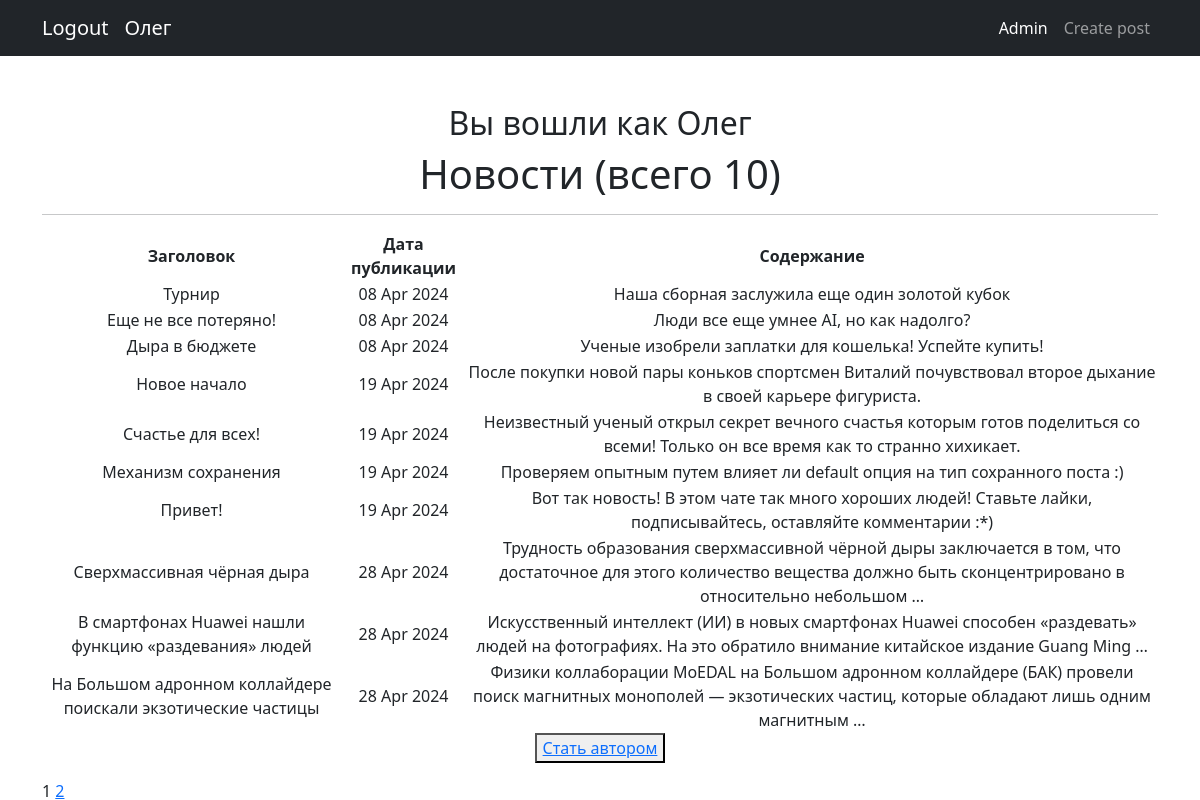
Page /news/ (signed in) on the committed database.
### news/models.py (models this page shows, shortened)
class Post(models.Model):
    article = 'AR'
    news = 'NE'
    POSITIONS = [
        (article, 'Статья'),
        (news, 'Новости'),
    ]
    author = models.ForeignKey(Author, on_delete=models.CASCADE)
    news_type = models.CharField(max_length=2, choices=POSITIONS, default=article)
    post_time = models.DateTimeField(auto_now_add=True)
    title = models.CharField(max_length=255)
    text = models.TextField()
    rating = models.IntegerField(default=0)
    category = models.ManyToManyField(Category, through='PostCategory')

### news/views.py (the view)
# urls.py: path('', cache_page(60)(NewsList.as_view()), name='news_list'),
class NewsList(ListView):
    model = Post
    ordering = 'post_time'
    template_name = 'allnews.html'
    context_object_name = 'allnews'
    paginate_by = 10
    def get_context_data(self, **kwargs):
        context = super().get_context_data(**kwargs)
        context['is_not_author'] = not self.request.user.groups.filter(name='authors').exists()
        return context

### news/templatetags/custom_tags.py (called while the page is built)
@register.simple_tag(takes_context=True)
def url_replace(context, **kwargs):
    d = context['request'].GET.copy()
    for k, v in kwargs.items():
        d[k] = v
    return d.urlencode()

### templates/allnews.html (shortened to what this page needs)
{% extends 'flatpages/default.html' %}
{% load custom_filters %}
{% load custom_tags %}
{% block content %}
<h2>Вы вошли как {{ request.user.username }}</h2>
    <h1>Новости (всего {{ allnews|length }})</h1>
    <hr>
{% if allnews %}
    <table>
        <tr>
            <td><b>Заголовок</b></td>
            <td><b>Дата публикации</b></td>
            <td><b>Содержание</b></td>
        </tr>
        {% for news in allnews %}
        <tr>
            <td>{{ news.title|censor }}</td>
            <td>{{ news.post_time|date:"d M Y" }}</td>
            <td>{{ news.text|truncatewords:20|censor }}</td>
        </tr>
        {% endfor %}
    </table>
{% else %}
    <h2>Новостей нет!</h2>
{% endif %}
{% if is_not_author %}
    <button><a href="/news/upgrade/">Стать автором</a></button>
{% endif %}
<div class="pagination">
    <span class="step-links">
        <span class="current">
        </span>
        {% if page_obj.has_next %}
            <a href="?{% url_replace page=page_obj.next_page_number %}">{{ page_obj.next_page_number }}</a>
        {% endif %}
    </span>
</div>
{% endblock content %}

### templates/flatpages/default.html (shortened to what this page needs)
<!DOCTYPE html>
<html lang="en">
    <head>
        {% load static %}
        <link href="{% static 'css/styles.css' %}" rel="stylesheet" />
    </head>
    <body>
        <nav class="navbar navbar-expand-lg navbar-dark bg-dark">
            <div class="container">
                {% if not request.user.username %}
                <a class="navbar-brand" href="/accounts/login">Login</a>
                {% else %}
                <a class="navbar-brand" href="/accounts/logout">Logout</a>
                <a class="navbar-brand">{{ request.user.username }}</a>
                {% endif %}
                {% load cache %}
                {% cache 900 navbar %}
                    <div class="collapse navbar-collapse" id="navbarSupportedContent">
                        <ul class="navbar-nav ms-auto mb-2 mb-lg-0">
                            <li class="nav-item"><a class="nav-link active" aria-current="page" href="/admin/">Admin</a></li>
                            <li class="nav-item"><a class="nav-link" href="create/">Create post</a></li>
                        </ul>
                    </div>
                {% endcache %}
                </div>
            </nav>
        <div class="container">
            <div class="text-center mt-5">
                {% block content %}{% endblock content %}
            </div>
        </div>
    </body>
</html>

### rows in the picture
Post: title|censor "Турнир", post_time "08 Apr 2024", text|censor "Наша сборная заслужила еще один золотой кубок"
Post: title|censor "Еще не все потеряно!", post_time "08 Apr 2024", text|censor "Люди все еще умнее AI, но как надолго?"
Post: title|censor "Дыра в бюджете", post_time "08 Apr 2024", text|censor "Ученые изобрели заплатки для кошелька! Успейте купить!"
Post: title|censor "Новое начало", post_time "19 Apr 2024", text|censor "После покупки новой пары коньков спортсмен Виталий почувствовал второе дыхание в своей карьере фигуриста."
Post: title|censor "Счастье для всех!", post_time "19 Apr 2024", text|censor "Неизвестный ученый открыл секрет вечного счастья которым готов поделиться со всеми! Только он все время как то странно хихикает."
Post: title|censor "Механизм сохранения", post_time "19 Apr 2024", text|censor "Проверяем опытным путем влияет ли default опция на тип сохранного поста :)"
Post: title|censor "Привет!", post_time "19 Apr 2024", text|censor "Вот так новость! В этом чате так много хороших людей! Ставьте лайки, подписывайтесь, оставляйте комментарии :*)"
Post: title|censor "Сверхмассивная чёрная дыра", post_time "28 Apr 2024", text|censor "Трудность образования сверхмассивной чёрной дыры заключается в том, что достаточное для этого количество вещества должно быть сконцентрировано в относительно небольшом …"
Post: title|censor "В смартфонах Huawei нашли функцию «раздевания» людей", post_time "28 Apr 2024", text|censor "Искусственный интеллект (ИИ) в новых смартфонах Huawei способен «раздевать» людей на фотографиях. На это обратило внимание китайское издание Guang Ming …"
Post: title|censor "На Большом адронном коллайдере поискали экзотические частицы", post_time "28 Apr 2024", text|censor "Физики коллаборации MoEDAL на Большом адронном коллайдере (БАК) провели поиск магнитных монополей — экзотических частиц, которые обладают лишь одним магнитным …"

### other values in the picture
{{ request.user.username }} "Олег"
{{ allnews|length }} "10"
